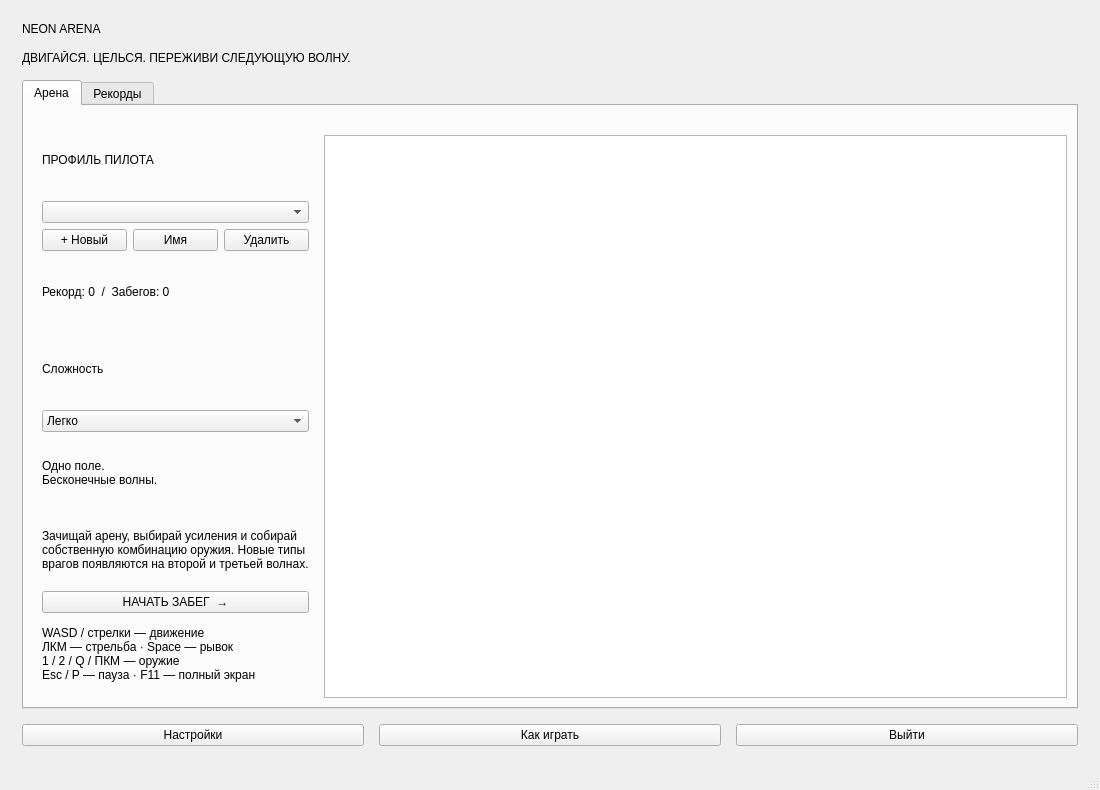
<?xml version='1.0' encoding='utf-8'?>
<ui version="4.0">
  <class>MenuWindow</class>
  <widget class="QMainWindow" name="MenuWindow">
    <property name="windowTitle">
      <string>Neon Arena — выживание на арене</string>
    </property>
    <property name="geometry">
      <rect>
        <x>0</x>
        <y>0</y>
        <width>1100</width>
        <height>790</height>
      </rect>
    </property>
    <widget class="QWidget" name="centralwidget">
      <layout class="QVBoxLayout" name="rootLayout">
        <property name="spacing">
          <number>15</number>
        </property>
        <property name="leftMargin">
          <number>22</number>
        </property>
        <property name="rightMargin">
          <number>22</number>
        </property>
        <property name="topMargin">
          <number>22</number>
        </property>
        <property name="bottomMargin">
          <number>22</number>
        </property>
        <item>
          <widget class="QLabel" name="brandLabel">
            <property name="text">
              <string>NEON ARENA</string>
            </property>
            <property name="wordWrap">
              <bool>true</bool>
            </property>
          </widget>
        </item>
        <item>
          <widget class="QLabel" name="subtitleLabel">
            <property name="text">
              <string>ДВИГАЙСЯ. ЦЕЛЬСЯ. ПЕРЕЖИВИ СЛЕДУЮЩУЮ ВОЛНУ.</string>
            </property>
            <property name="wordWrap">
              <bool>true</bool>
            </property>
          </widget>
        </item>
        <item>
          <widget class="QTabWidget" name="tabs">
            <widget class="QWidget" name="homeTab">
              <attribute name="title">
                <string>Арена</string>
              </attribute>
              <layout class="QVBoxLayout" name="homeTabLayout">
                <item>
                  <layout class="QHBoxLayout" name="homeLayout">
                    <item>
                      <widget class="QFrame" name="controlPanel">
                        <layout class="QVBoxLayout" name="controlsLayout">
                          <item>
                            <widget class="QLabel" name="eyebrowLabel">
                              <property name="text">
                                <string>ПРОФИЛЬ ПИЛОТА</string>
                              </property>
                              <property name="wordWrap">
                                <bool>true</bool>
                              </property>
                            </widget>
                          </item>
                          <item>
                            <widget class="QComboBox" name="playerCombo" />
                          </item>
                          <item>
                            <layout class="QHBoxLayout" name="profileActions">
                              <item>
                                <widget class="QPushButton" name="addPlayerButton">
                                  <property name="text">
                                    <string>+ Новый</string>
                                  </property>
                                </widget>
                              </item>
                              <item>
                                <widget class="QPushButton" name="renamePlayerButton">
                                  <property name="text">
                                    <string>Имя</string>
                                  </property>
                                </widget>
                              </item>
                              <item>
                                <widget class="QPushButton" name="deletePlayerButton">
                                  <property name="text">
                                    <string>Удалить</string>
                                  </property>
                                </widget>
                              </item>
                            </layout>
                          </item>
                          <item>
                            <widget class="QLabel" name="profileStatsLabel">
                              <property name="text">
                                <string>Рекорд: 0  /  Забегов: 0</string>
                              </property>
                              <property name="wordWrap">
                                <bool>true</bool>
                              </property>
                            </widget>
                          </item>
                          <item>
                            <widget class="QLabel" name="difficultyLabel">
                              <property name="text">
                                <string>Сложность</string>
                              </property>
                              <property name="wordWrap">
                                <bool>true</bool>
                              </property>
                            </widget>
                          </item>
                          <item>
                            <widget class="QComboBox" name="difficultyCombo">
                              <item>
                                <property name="text">
                                  <string>Легко</string>
                                </property>
                              </item>
                              <item>
                                <property name="text">
                                  <string>Нормально</string>
                                </property>
                              </item>
                              <item>
                                <property name="text">
                                  <string>Сложно</string>
                                </property>
                              </item>
                            </widget>
                          </item>
                          <item>
                            <widget class="QLabel" name="titleLabel">
                              <property name="text">
                                <string>Одно поле.
Бесконечные волны.</string>
                              </property>
                              <property name="wordWrap">
                                <bool>true</bool>
                              </property>
                            </widget>
                          </item>
                          <item>
                            <widget class="QLabel" name="descriptionLabel">
                              <property name="text">
                                <string>Зачищай арену, выбирай усиления и собирай собственную комбинацию оружия. Новые типы врагов появляются на второй и третьей волнах.</string>
                              </property>
                              <property name="wordWrap">
                                <bool>true</bool>
                              </property>
                            </widget>
                          </item>
                          <item>
                            <widget class="QPushButton" name="startButton">
                              <property name="text">
                                <string>НАЧАТЬ ЗАБЕГ  →</string>
                              </property>
                            </widget>
                          </item>
                          <item>
                            <widget class="QLabel" name="hintLabel">
                              <property name="text">
                                <string>WASD / стрелки — движение
ЛКМ — стрельба · Space — рывок
1 / 2 / Q / ПКМ — оружие
Esc / P — пауза · F11 — полный экран</string>
                              </property>
                              <property name="wordWrap">
                                <bool>true</bool>
                              </property>
                            </widget>
                          </item>
                        </layout>
                      </widget>
                    </item>
                    <item>
                      <layout class="QVBoxLayout" name="previewLayout">
                        <item>
                          <widget class="QLabel" name="previewLabel">
                            <property name="text">
                              <string />
                            </property>
                            <property name="wordWrap">
                              <bool>true</bool>
                            </property>
                            <property name="minimumHeight">
                              <number>240</number>
                            </property>
                            <property name="alignment">
                              <set>Qt::AlignmentFlag::AlignCenter</set>
                            </property>
                          </widget>
                        </item>
                        <item>
                          <widget class="QTextBrowser" name="guideBrowser">
                            <property name="openExternalLinks">
                              <bool>false</bool>
                            </property>
                          </widget>
                        </item>
                      </layout>
                    </item>
                  </layout>
                </item>
              </layout>
            </widget>
            <widget class="QWidget" name="scoresTab">
              <attribute name="title">
                <string>Рекорды</string>
              </attribute>
              <layout class="QVBoxLayout" name="scoresTabLayout">
                <item>
                  <layout class="QHBoxLayout" name="recordFilters">
                    <item>
                      <widget class="QComboBox" name="scoreDifficultyCombo">
                        <item>
                          <property name="text">
                            <string>Все</string>
                          </property>
                        </item>
                        <item>
                          <property name="text">
                            <string>Легко</string>
                          </property>
                        </item>
                        <item>
                          <property name="text">
                            <string>Нормально</string>
                          </property>
                        </item>
                        <item>
                          <property name="text">
                            <string>Сложно</string>
                          </property>
                        </item>
                      </widget>
                    </item>
                    <item>
                      <widget class="QCheckBox" name="mineCheck">
                        <property name="text">
                          <string>Мои забеги</string>
                        </property>
                      </widget>
                    </item>
                    <item>
                      <widget class="QCheckBox" name="abandonedCheck">
                        <property name="text">
                          <string>Показывать прерванные</string>
                        </property>
                      </widget>
                    </item>
                  </layout>
                </item>
                <item>
                  <widget class="QTableWidget" name="scoresTable">
                    <property name="columnCount">
                      <number>7</number>
                    </property>
                    <column>
                      <property name="text">
                        <string>Игрок</string>
                      </property>
                    </column>
                    <column>
                      <property name="text">
                        <string>Очки</string>
                      </property>
                    </column>
                    <column>
                      <property name="text">
                        <string>Волна</string>
                      </property>
                    </column>
                    <column>
                      <property name="text">
                        <string>Убийства</string>
                      </property>
                    </column>
                    <column>
                      <property name="text">
                        <string>Время</string>
                      </property>
                    </column>
                    <column>
                      <property name="text">
                        <string>Сложность</string>
                      </property>
                    </column>
                    <column>
                      <property name="text">
                        <string>Статус</string>
                      </property>
                    </column>
                    <property name="editTriggers">
                      <set>QAbstractItemView::EditTrigger::NoEditTriggers</set>
                    </property>
                    <property name="selectionBehavior">
                      <enum>QAbstractItemView::SelectionBehavior::SelectRows</enum>
                    </property>
                  </widget>
                </item>
                <item>
                  <widget class="QPushButton" name="exportButton">
                    <property name="text">
                      <string>Экспорт таблицы в CSV</string>
                    </property>
                  </widget>
                </item>
              </layout>
            </widget>
          </widget>
        </item>
        <item>
          <layout class="QHBoxLayout" name="footerLayout">
            <item>
              <widget class="QPushButton" name="settingsButton">
                <property name="text">
                  <string>Настройки</string>
                </property>
              </widget>
            </item>
            <item>
              <widget class="QPushButton" name="helpButton">
                <property name="text">
                  <string>Как играть</string>
                </property>
              </widget>
            </item>
            <item>
              <widget class="QPushButton" name="quitButton">
                <property name="text">
                  <string>Выйти</string>
                </property>
              </widget>
            </item>
          </layout>
        </item>
      </layout>
    </widget>
    <widget class="QStatusBar" name="statusbar" />
  </widget>
  <resources />
  <connections />
</ui>
